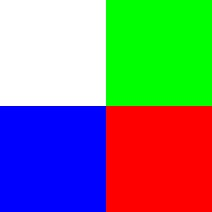
#> input picture OpenCV/img.jpg, 212 x 212 px
$ python pintandoimg8.py
#> lines starting #> are read from the running program, lines starting #| are printed output that depends on the picture
import cv2
image = cv2.imread('img.jpg')
#> image is the input picture: shape (212, 212, 3); mean B, G, R 127.4, 127.5, 127.2
#Cria um retangulo azul por toda a largura da imagem
image[30:50, :] = (255, 0, 0)
#Cria um quadrado vermelho
image[100:150, 50:100] = (0, 0, 255)
#Cria um retangulo amarelo por toda a altura da imagem
image[:, 200:220] = (0, 255, 255)
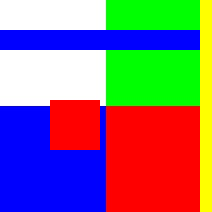
#> image: shape (212, 212, 3); mean B, G, R 123.9, 110.3, 134.9
#Cria um retangulo verde da linha 150 a 300 nas colunas 250 a
350
image[150:300, 250:350] = (0, 255, 0)
#Cria um quadrado ciano da linha 150 a 300 nas colunas 250 a
350
image[300:400, 50:150] = (255, 255, 0)
#Cria um quadrado branco
image[250:350, 300:400] = (255, 255, 255)
#Cria um quadrado preto
image[70:100, 300: 450] = (0, 0, 0)
cv2.imshow("Imagem alterada", image)
cv2.imwrite("imgalterada.jpg", image)
cv2.waitKey(0)
